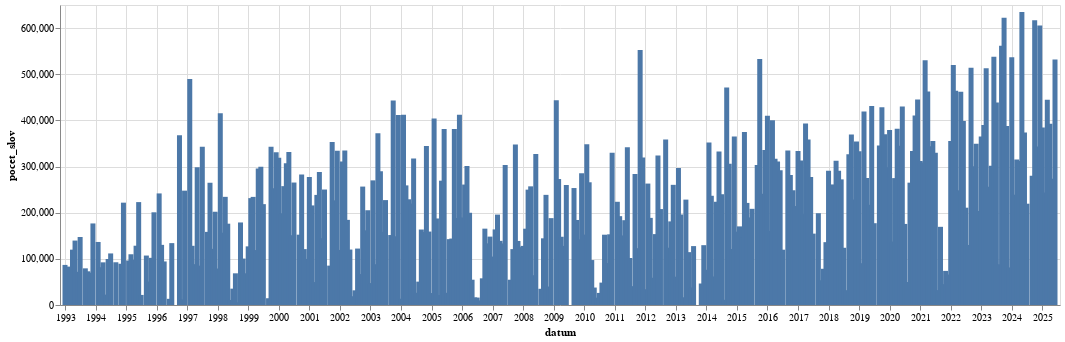

The notebook cell this image was saved under:
### Code cell
alt.Chart(
    df.sort(by="datum").group_by_dynamic(index_column="datum",every="1mo").agg(pl.col("pocet_slov").sum()).to_pandas(),
    width=1000
).mark_bar(
).encode(
    alt.X("datum:T"),
    alt.Y("pocet_slov:Q")
)

### Figure 1 — Vega-Lite specification as saved in the notebook (floating-point values rounded to 4 significant figures; data arrays with more than 128 entries replaced by an {"elided": "..."} marker saying what was removed)
{"config": {"view": {"continuousWidth": 300, "continuousHeight": 300}}, "data": {"name": "data-571bb2ada0102f38be2d2caa02f01e87"}, "mark": {"type": "bar"}, "encoding": {"x": {"field": "datum", "type": "temporal"}, "y": {"field": "pocet_slov", "type": "quantitative"}}, "width": 1000, "$schema": "https://vega.github.io/schema/vega-lite/v5.8.0.json", "datasets": {"data-571bb2ada0102f38be2d2caa02f01e87": {"elided": "360 records"}}}
